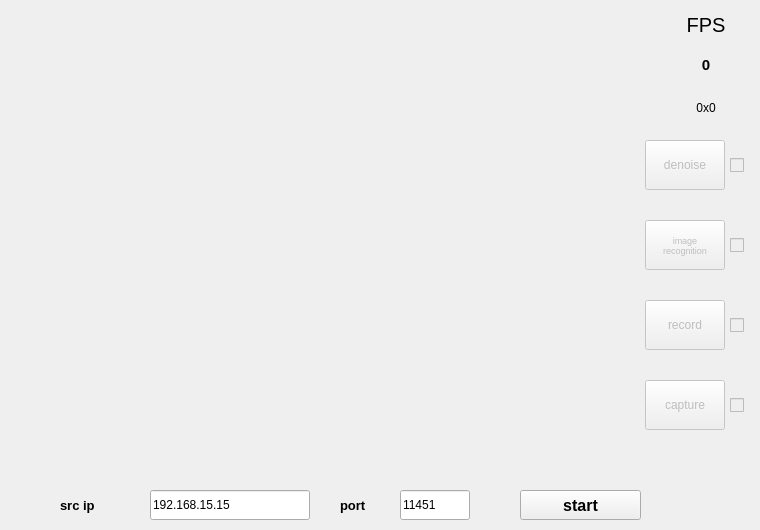
<?xml version="1.0" encoding="UTF-8"?>
<ui version="4.0">
 <class>Form</class>
 <widget class="QWidget" name="Form">
  <property name="enabled">
   <bool>true</bool>
  </property>
  <property name="geometry">
   <rect>
    <x>0</x>
    <y>0</y>
    <width>760</width>
    <height>530</height>
   </rect>
  </property>
  <property name="minimumSize">
   <size>
    <width>760</width>
    <height>530</height>
   </size>
  </property>
  <property name="windowTitle">
   <string>tang primer 20k monitor by 伊蕾娜后援团</string>
  </property>
  <widget class="QLabel" name="img">
   <property name="geometry">
    <rect>
     <x>0</x>
     <y>0</y>
     <width>640</width>
     <height>480</height>
    </rect>
   </property>
   <property name="sizePolicy">
    <sizepolicy hsizetype="Expanding" vsizetype="Expanding">
     <horstretch>10</horstretch>
     <verstretch>10</verstretch>
    </sizepolicy>
   </property>
   <property name="text">
    <string/>
   </property>
  </widget>
  <widget class="QLabel" name="label_2">
   <property name="geometry">
    <rect>
     <x>60</x>
     <y>490</y>
     <width>80</width>
     <height>30</height>
    </rect>
   </property>
   <property name="font">
    <font>
     <pointsize>10</pointsize>
     <weight>75</weight>
     <bold>true</bold>
    </font>
   </property>
   <property name="text">
    <string>src ip</string>
   </property>
  </widget>
  <widget class="QLabel" name="label_3">
   <property name="geometry">
    <rect>
     <x>340</x>
     <y>490</y>
     <width>41</width>
     <height>30</height>
    </rect>
   </property>
   <property name="font">
    <font>
     <pointsize>10</pointsize>
     <weight>75</weight>
     <bold>true</bold>
    </font>
   </property>
   <property name="text">
    <string>port</string>
   </property>
  </widget>
  <widget class="QPushButton" name="btn_start">
   <property name="enabled">
    <bool>true</bool>
   </property>
   <property name="geometry">
    <rect>
     <x>520</x>
     <y>490</y>
     <width>121</width>
     <height>30</height>
    </rect>
   </property>
   <property name="font">
    <font>
     <pointsize>12</pointsize>
     <weight>75</weight>
     <bold>true</bold>
    </font>
   </property>
   <property name="cursor">
    <cursorShape>ArrowCursor</cursorShape>
   </property>
   <property name="text">
    <string>start</string>
   </property>
  </widget>
  <widget class="QLabel" name="label_4">
   <property name="geometry">
    <rect>
     <x>670</x>
     <y>10</y>
     <width>72</width>
     <height>30</height>
    </rect>
   </property>
   <property name="sizePolicy">
    <sizepolicy hsizetype="Expanding" vsizetype="Expanding">
     <horstretch>0</horstretch>
     <verstretch>0</verstretch>
    </sizepolicy>
   </property>
   <property name="font">
    <font>
     <pointsize>15</pointsize>
    </font>
   </property>
   <property name="text">
    <string>FPS</string>
   </property>
   <property name="alignment">
    <set>Qt::AlignCenter</set>
   </property>
  </widget>
  <widget class="QLabel" name="o_fps">
   <property name="geometry">
    <rect>
     <x>670</x>
     <y>50</y>
     <width>72</width>
     <height>30</height>
    </rect>
   </property>
   <property name="sizePolicy">
    <sizepolicy hsizetype="Expanding" vsizetype="Expanding">
     <horstretch>0</horstretch>
     <verstretch>0</verstretch>
    </sizepolicy>
   </property>
   <property name="font">
    <font>
     <pointsize>11</pointsize>
     <weight>75</weight>
     <bold>true</bold>
    </font>
   </property>
   <property name="text">
    <string>0</string>
   </property>
   <property name="alignment">
    <set>Qt::AlignCenter</set>
   </property>
  </widget>
  <widget class="QPushButton" name="btn_capture">
   <property name="enabled">
    <bool>false</bool>
   </property>
   <property name="geometry">
    <rect>
     <x>645</x>
     <y>380</y>
     <width>80</width>
     <height>50</height>
    </rect>
   </property>
   <property name="sizePolicy">
    <sizepolicy hsizetype="Expanding" vsizetype="Expanding">
     <horstretch>0</horstretch>
     <verstretch>0</verstretch>
    </sizepolicy>
   </property>
   <property name="font">
    <font>
     <pointsize>9</pointsize>
    </font>
   </property>
   <property name="text">
    <string>capture</string>
   </property>
  </widget>
  <widget class="QPushButton" name="btn_record">
   <property name="enabled">
    <bool>false</bool>
   </property>
   <property name="geometry">
    <rect>
     <x>645</x>
     <y>300</y>
     <width>80</width>
     <height>50</height>
    </rect>
   </property>
   <property name="sizePolicy">
    <sizepolicy hsizetype="Expanding" vsizetype="Expanding">
     <horstretch>0</horstretch>
     <verstretch>0</verstretch>
    </sizepolicy>
   </property>
   <property name="font">
    <font>
     <pointsize>9</pointsize>
     <weight>50</weight>
     <bold>false</bold>
    </font>
   </property>
   <property name="text">
    <string>record</string>
   </property>
  </widget>
  <widget class="QPushButton" name="btn_denoise">
   <property name="enabled">
    <bool>false</bool>
   </property>
   <property name="geometry">
    <rect>
     <x>645</x>
     <y>140</y>
     <width>80</width>
     <height>50</height>
    </rect>
   </property>
   <property name="sizePolicy">
    <sizepolicy hsizetype="Expanding" vsizetype="Expanding">
     <horstretch>0</horstretch>
     <verstretch>0</verstretch>
    </sizepolicy>
   </property>
   <property name="font">
    <font>
     <pointsize>9</pointsize>
     <weight>50</weight>
     <bold>false</bold>
    </font>
   </property>
   <property name="text">
    <string>denoise</string>
   </property>
  </widget>
  <widget class="QPushButton" name="btn_recognition">
   <property name="enabled">
    <bool>false</bool>
   </property>
   <property name="geometry">
    <rect>
     <x>645</x>
     <y>220</y>
     <width>80</width>
     <height>50</height>
    </rect>
   </property>
   <property name="sizePolicy">
    <sizepolicy hsizetype="Expanding" vsizetype="Expanding">
     <horstretch>0</horstretch>
     <verstretch>0</verstretch>
    </sizepolicy>
   </property>
   <property name="font">
    <font>
     <pointsize>7</pointsize>
     <weight>50</weight>
     <bold>false</bold>
    </font>
   </property>
   <property name="text">
    <string>image
recognition</string>
   </property>
   <property name="iconSize">
    <size>
     <width>20</width>
     <height>20</height>
    </size>
   </property>
  </widget>
  <widget class="QLabel" name="o_pixel">
   <property name="geometry">
    <rect>
     <x>670</x>
     <y>100</y>
     <width>72</width>
     <height>15</height>
    </rect>
   </property>
   <property name="text">
    <string>0x0</string>
   </property>
   <property name="alignment">
    <set>Qt::AlignCenter</set>
   </property>
  </widget>
  <widget class="QLineEdit" name="i_src_ip">
   <property name="geometry">
    <rect>
     <x>150</x>
     <y>490</y>
     <width>160</width>
     <height>30</height>
    </rect>
   </property>
   <property name="text">
    <string>192.168.15.15</string>
   </property>
  </widget>
  <widget class="QLineEdit" name="i_port">
   <property name="geometry">
    <rect>
     <x>400</x>
     <y>490</y>
     <width>70</width>
     <height>30</height>
    </rect>
   </property>
   <property name="text">
    <string>11451</string>
   </property>
  </widget>
  <widget class="QCheckBox" name="check_denoise">
   <property name="enabled">
    <bool>false</bool>
   </property>
   <property name="geometry">
    <rect>
     <x>730</x>
     <y>140</y>
     <width>20</width>
     <height>50</height>
    </rect>
   </property>
   <property name="text">
    <string/>
   </property>
  </widget>
  <widget class="QCheckBox" name="check_recognition">
   <property name="enabled">
    <bool>false</bool>
   </property>
   <property name="geometry">
    <rect>
     <x>730</x>
     <y>220</y>
     <width>20</width>
     <height>50</height>
    </rect>
   </property>
   <property name="text">
    <string/>
   </property>
   <property name="tristate">
    <bool>false</bool>
   </property>
  </widget>
  <widget class="QCheckBox" name="check_record">
   <property name="enabled">
    <bool>false</bool>
   </property>
   <property name="geometry">
    <rect>
     <x>730</x>
     <y>300</y>
     <width>20</width>
     <height>50</height>
    </rect>
   </property>
   <property name="text">
    <string/>
   </property>
   <property name="checkable">
    <bool>true</bool>
   </property>
  </widget>
  <widget class="QCheckBox" name="check_capture">
   <property name="enabled">
    <bool>false</bool>
   </property>
   <property name="geometry">
    <rect>
     <x>730</x>
     <y>380</y>
     <width>20</width>
     <height>50</height>
    </rect>
   </property>
   <property name="text">
    <string/>
   </property>
  </widget>
 </widget>
 <resources/>
 <connections/>
</ui>
